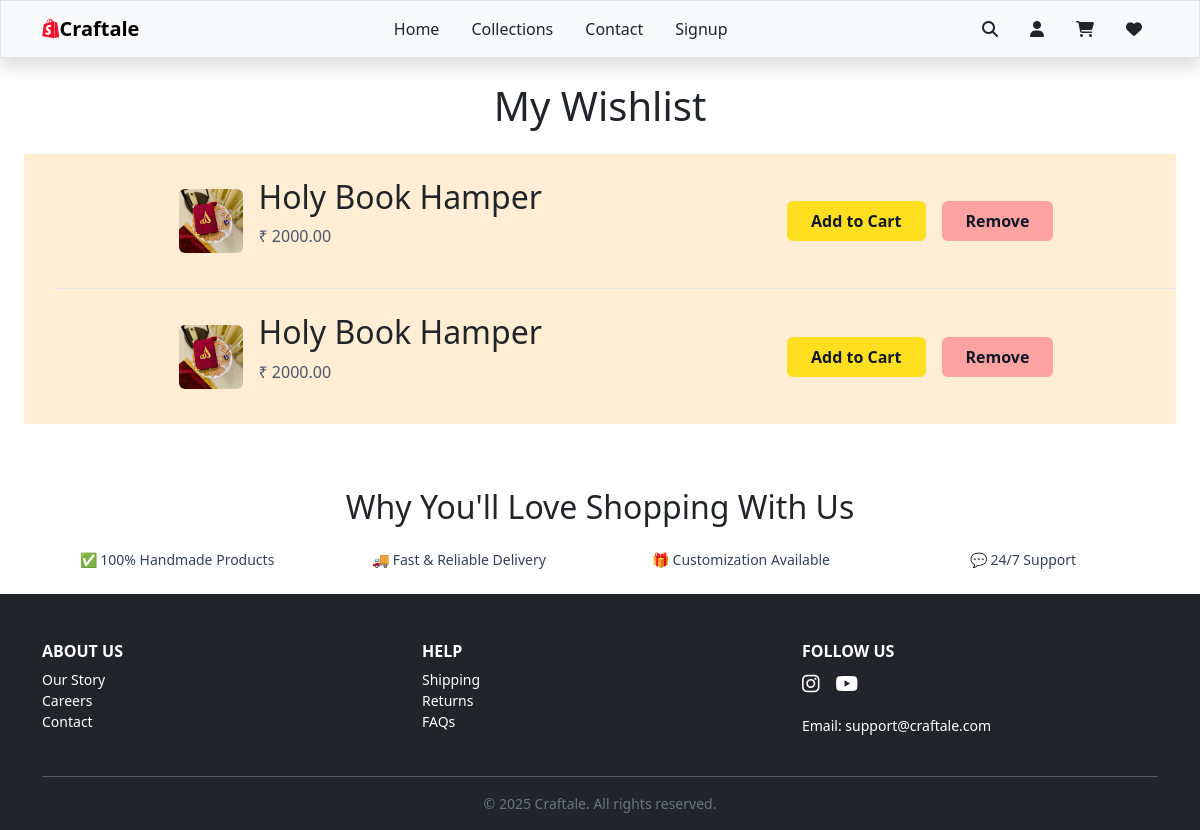
Page /store/wishlist/ (signed in) on the committed database.
### store/models.py (models this page shows, shortened)
class WishlistItem(models.Model):
	wishlist_object = models.ForeignKey(Wishlist, on_delete=models.CASCADE)
	product_object = models.ForeignKey(Product, on_delete=models.CASCADE)

class Product(models.Model):
	name = models.CharField(max_length=255)
	description = models.TextField()
	price = models.DecimalField(max_digits=10, decimal_places=2)
	image = models.ImageField(upload_to='store_images')
	category = models.ForeignKey(CategoryModel,on_delete=models.CASCADE)
	created_at = models.DateTimeField(auto_now_add=True)

### store/views.py (the view)
# urls.py: path('store/wishlist/', WishlistView.as_view(), name='wishlist'),
class WishlistView(View):
	def get(self,request,**kwargs):
		user = Wishlist.objects.get(user = request.user)
		items = WishlistItem.objects.filter(wishlist_object = user)
		return render(request,"wishlist.html",{"items":items})

### store/templates/wishlist.html (shortened to what this page needs)
{% extends "base.html" %}
{% block content %}
  <h1 class="text-2xl font-bold mb-4 text-center mt-4">My Wishlist</h1>
  {% if items %}
    <ul class="divide-y divide-gray-200 bg-orange-100 max-w-6xl mx-auto">
      {% for item in items %}
        <li class="flex items-center justify-between py-4 ">
          <div class="flex items-center space-x-4 max-w-xl mx-auto" >
            <img src="{{ item.product_object.image.url }}" alt="{{ item.product_object.name }}" class="w-16 h-16 object-cover rounded" />
            <div>
              <h2 class="font-semibold text-lg">{{ item.product_object.name }}</h2>
              <p class="text-gray-600">₹ {{ item.product_object.price }}</p>
            </div>
          </div>
          <div class="flex space-x-4 max-w-xl mx-auto">
            <form action="{% url 'add_to_cart' pk=item.product_object.id %}" method="post">
              <button type="submit" class="bg-yellow-300 px-4 py-2 rounded hover:bg-yellow-200 text-gray-900 font-semibold">
                Add to Cart
              </button>
            </form>
            <form action="{% url 'wishlist_remove' pk=item.id %}" method="post">
              <button type="submit" class="bg-red-300 px-4 py-2 rounded hover:bg-red-400 text-gray-900 font-semibold">
                Remove
              </button>
            </form>
          </div>
        </li>
      {% endfor %}
    </ul>
  {% else %}
    <p>Your wishlist is empty.</p>
  {% endif %}
{% endblock %}

### rows in the picture
WishlistItem: product_object.image (picture), product_object.name "Holy Book Hamper", product_object.price "2000.00"
WishlistItem: product_object.image (picture), product_object.name "Holy Book Hamper", product_object.price "2000.00"
